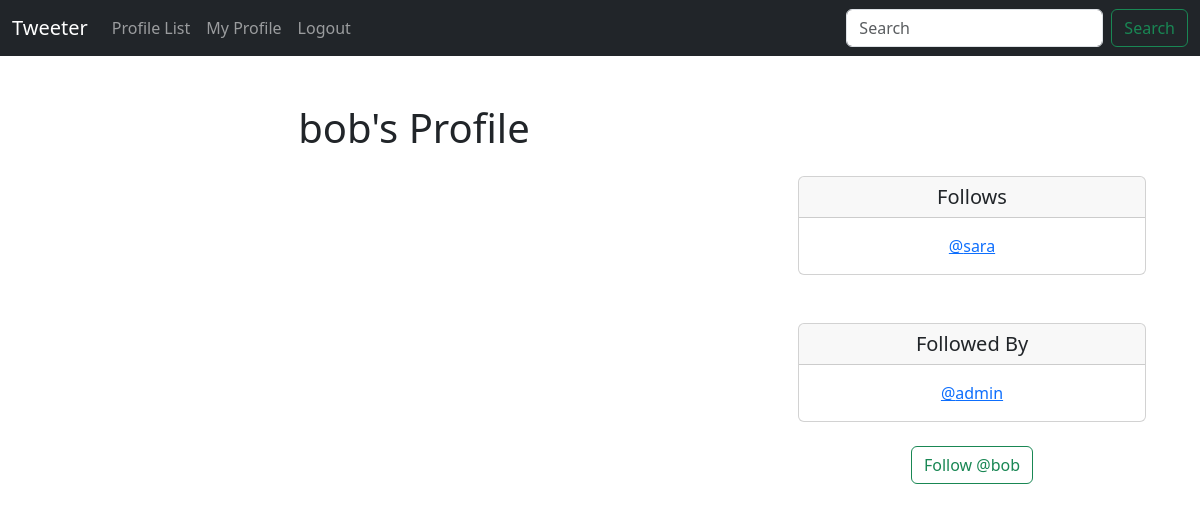
/profile/3 (signed in), run on the app's committed database.
### tweeter/models.py (models this page shows)
class Profile(models.Model):
    user = models.OneToOneField(User, on_delete=models.CASCADE)
    follows = models.ManyToManyField("self",
        related_name="followed_by",
        symmetrical=False,
        blank=True)
    date_modified = models.DateTimeField(User, auto_now=True)
    profile_image = models.ImageField(null=True, blank=True, upload_to="images/")
    def __str__(self) -> str:
        return self.user.username

### tweeter/views.py (the view, shortened to what this page needs)
# urls.py: path('profile/<int:pk>', views.profile, name='profile'),
def profile(request, pk):
    if request.user.is_authenticated:
        profile = Profile.objects.get(user_id=pk)
        tweets = Tweet.objects.filter(user_id=pk).order_by("created_at")
        return render(request, "profile.html", {"profile":profile, "tweets":tweets})
    else:
        messages.success(request, ("You must be logged in to view this page... "))
        return redirect('home')

### tweeter/templates/profile.html (shortened to what this page needs)
{% extends 'base.html' %}
{% load static %}
{% block content %}
{% if profile %}
    <div class="container text-center">
        <div class="row">
            <div class="col-8">
                <h1>{{ profile.user.username}}'s Profile </h1>
                <br/>
            </div>
            <div class="col-4">
              <br/><br/><br/>
                <div class="card">
                    <h5 class="card-header">Follows</h5>
                    <div class="card-body">
                      <p class="card-text">
                        {% for following in profile.follows.all %}
                    <a href="{% url 'profile' following.user.id %}">
                        @{{ following }}</a><br/>
                {% endfor %}
                      </p>
                    </div>
                  </div>
                <br/><br/>
                <div class="card">
                    <h5 class="card-header">Followed By</h5>
                    <div class="card-body">
                      <p class="card-text">
                        {% for following in profile.followed_by.all  %}
                    <a href="{% url 'profile' following.user.id %}">
                        @{{ following }}</a><br/>
                    {% endfor %}
                      </p>
                    </div>
                  </div>
                  <br/>
          <form method=POST>
            {% if profile in user.profile.follows.all %}
                <button class="btn btn-outline-danger" name="follow"
                value="unfollow" type="submit">
                   Unfollow @{{profile.user.username|lower}}
                </button>
            {% else %}
                <button class="btn btn-outline-success" name="follow"
                value="follow" type="submit">
                Follow @{{profile.user.username|lower}}
                </button>
            {% endif %}
          </form>
          <br/>
            </div>
        </div>
    </div>
{% endif %}
{% endblock %}

### data on the page
Profile: user.username "bob"
Profile: user.username "sara"
Profile: user.username "admin"
